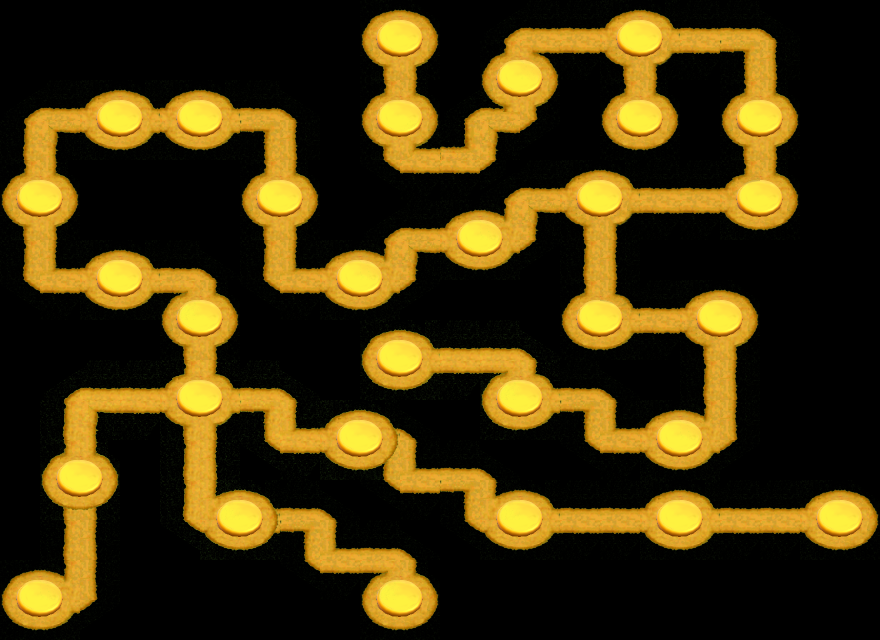

Tiled map render using the project's own tile images. Description and the map definition, with tile-layer contents summarised, below:
An orthogonal 22x16 tile map with 40x40 px tiles, 3 tile layers (30, 22, 12), 24 hidden layers not drawn.

<map version="1.0" orientation="orthogonal" renderorder="left-up" width="22" height="16" tilewidth="40" tileheight="40" nextobjectid="1">
 <tileset firstgid="1" name="route" tilewidth="40" tileheight="40" tilecount="42" columns="7">
  <image source="../assets/tiles/route.png" width="280" height="240" />
 </tileset>
 <layer name="30" width="22" height="16">
  <data>[352 cells, 229 non-empty, 36 distinct tile ids]</data>
 </layer>
 <layer name="29" width="22" height="16" visible="0">
  <data>[352 cells, 10 non-empty, 8 distinct tile ids]</data>
 </layer>
 <layer name="28" width="22" height="16" visible="0">
  <data>[352 cells, 10 non-empty, 8 distinct tile ids]</data>
 </layer>
 <layer name="27" width="22" height="16" visible="0">
  <data>[352 cells, 14 non-empty, 12 distinct tile ids]</data>
 </layer>
 <layer name="25" width="22" height="16" visible="0">
  <data>[352 cells, 14 non-empty, 12 distinct tile ids]</data>
 </layer>
 <layer name="23" width="22" height="16" visible="0">
  <data>[352 cells, 10 non-empty, 9 distinct tile ids]</data>
 </layer>
 <layer name="22" width="22" height="16">
  <data>[352 cells, 32 non-empty, 22 distinct tile ids]</data>
 </layer>
 <layer name="21" width="22" height="16" visible="0">
  <data>[352 cells, 6 non-empty, 6 distinct tile ids]</data>
 </layer>
 <layer name="20" width="22" height="16" visible="0">
  <data>[352 cells, 8 non-empty, 8 distinct tile ids]</data>
 </layer>
 <layer name="19" width="22" height="16" visible="0">
  <data>[352 cells, 10 non-empty, 10 distinct tile ids]</data>
 </layer>
 <layer name="18" width="22" height="16" visible="0">
  <data>[352 cells, 10 non-empty, 10 distinct tile ids]</data>
 </layer>
 <layer name="17" width="22" height="16" visible="0">
  <data>[352 cells, 6 non-empty, 6 distinct tile ids]</data>
 </layer>
 <layer name="16" width="22" height="16" visible="0">
  <data>[352 cells, 10 non-empty, 10 distinct tile ids]</data>
 </layer>
 <layer name="15" width="22" height="16" visible="0">
  <data>[352 cells, 10 non-empty, 10 distinct tile ids]</data>
 </layer>
 <layer name="14" width="22" height="16" visible="0">
  <data>[352 cells, 10 non-empty, 10 distinct tile ids]</data>
 </layer>
 <layer name="12" width="22" height="16">
  <data>[352 cells, 11 non-empty, 9 distinct tile ids]</data>
 </layer>
 <layer name="11" width="22" height="16" visible="0">
  <data>[352 cells, 12 non-empty, 12 distinct tile ids]</data>
 </layer>
 <layer name="10" width="22" height="16" visible="0">
  <data>[352 cells, 10 non-empty, 9 distinct tile ids]</data>
 </layer>
 <layer name="9" width="22" height="16" visible="0">
  <data>[352 cells, 10 non-empty, 10 distinct tile ids]</data>
 </layer>
 <layer name="8" width="22" height="16" visible="0">
  <data>[352 cells, 18 non-empty, 17 distinct tile ids]</data>
 </layer>
 <layer name="7" width="22" height="16" visible="0">
  <data>[352 cells, 10 non-empty, 8 distinct tile ids]</data>
 </layer>
 <layer name="6" width="22" height="16" visible="0">
  <data>[352 cells, 6 non-empty, 6 distinct tile ids]</data>
 </layer>
 <layer name="4" width="22" height="16" visible="0">
  <data>[352 cells, 18 non-empty, 13 distinct tile ids]</data>
 </layer>
 <layer name="3" width="22" height="16" visible="0">
  <data>[352 cells, 10 non-empty, 9 distinct tile ids]</data>
 </layer>
 <layer name="2" width="22" height="16" visible="0">
  <data>[352 cells, 14 non-empty, 12 distinct tile ids]</data>
 </layer>
 <layer name="1" width="22" height="16" visible="0">
  <data>[352 cells, 6 non-empty, 6 distinct tile ids]</data>
 </layer>
 <layer name="0" width="22" height="16" visible="0">
  <data>[352 cells, 4 non-empty, 4 distinct tile ids]</data>
 </layer>
</map>